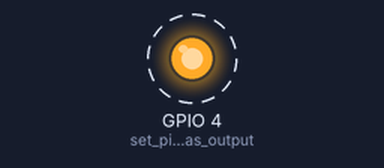
Bench run of a sketch on a simulated ESP32. Parts: output pins drawn as LEDs (lit = HIGH). Dashed ring = blinking. What the sketch prints to the serial monitor is not drawn.

Above: at 0.5 s.
Timing chart, 0 to 4.6 s (numbered marks = the images above):
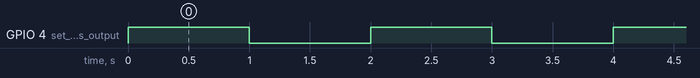

The sketch:

sketch.ino
```cpp
#include <Arduino.h>

void setup() {
  pinMode(4, OUTPUT);   // set pin 2 as output
  Serial.begin(115200);
Serial.println("Running...");
}

void loop() {
  digitalWrite(4, HIGH); // turn LED ON
  delay(1000);           // wait 1 second

  digitalWrite(4, LOW);  // turn LED OFF
  delay(1000);           // wait 1 second
}
```

Measured:
- by itself, GPIO 4 (set_pin_2_as_output): alternates HIGH for 1.0 s and LOW for 1.0 s
